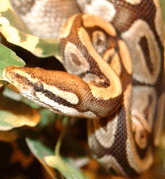
#> input picture Python.png, 165 x 179 px
$ python melt-fromcolor.py ../Python.png
#> lines starting #> are read from the running program, lines starting #| are printed output that depends on the picture
#!/usr/bin/python

from PIL import Image
from math import cos, pi
import sys
import random
import heapq
import itertools

if len(sys.argv) < 2:
    print("usage: "+sys.argv[0]+" filename.png")
    exit(1)

infile = sys.argv[1]
im = Image.open(infile).convert("RGB")
#> im is the input picture: PIL image 165x179 RGB; mean R, G, B 154.1, 120.1, 81.5
im.thumbnail((900,700)) # make sure dimensions are sane
h = im.size[1]
#> h = 179

#def metric(pix):
#    return pix[0]**2 - pix[1]**2 - pix[2]**2

extrema = []
for x in range(0, im.size[0]):
    if x%10==0: print(x, end=" ")
    sys.stdout.flush()

    local = []
    for y in range(0, im.size[1]):
        pix = im.getpixel((x, y))
        pixweight = pix[0]**2 - (pix[1]**2 + pix[2]**2)/2 #metric(pix)
        heapq.heappush(local, (-pixweight, (x, y)))
    extrema += heapq.nsmallest(10, local)
#> after the loop, extrema = 1650 items

extrema = sorted(extrema)[:-(len(extrema)//8)]
#> extrema = 1444 items
print("\n", len(extrema), "extrema collected and ordered!")
#|  1444 extrema collected and ordered!
print(" Sorting...")

for weight, extremum in extrema:
    #print(".", end="")
    #sys.stdout.flush()
    x = extremum[0]
    #y2 = extremum[1]
    #y1 = max(y2 - random.randint(1, h//3), 0)
    y1 = extremum[1]
    y2 = min(y1 + random.randint(1, h//34)**2, h)

    pixels = []
    for y in range(y1, y2):
        pixels.append(im.getpixel((x, y)))
    pixels.sort(key=lambda p : p[0]**2 + p[1]**2 + p[2]**2, reverse=False)

    for i, y in enumerate(range(y1, y2)):
        im.putpixel((x, y), pixels[i])
#> this loop made 1444 passes
#> (weight, x, y1, y2) on passes 1 to 3: (-49676, 4, 36, 52), (-49676, 5, 37, 53), (-49676, 7, 68, 69)
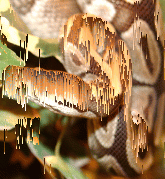
#> im: PIL image 165x179 RGB; mean R, G, B 154.1, 120.1, 81.5


outfile = ''.join(infile.split(".")[:-1]) + "_sorted.png"
im.save(outfile, "PNG")

print("\nFile saved:", outfile)

$ run again, on prettyshit.png
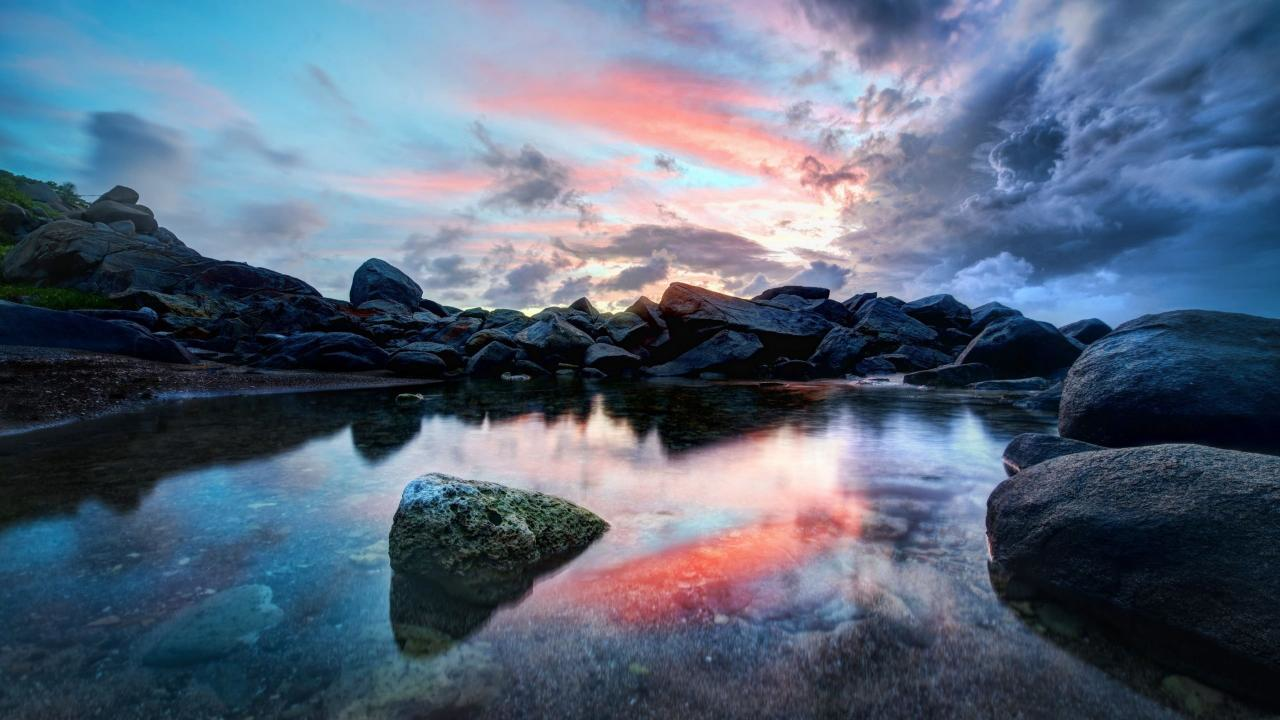
#> input picture prettyshit.png, 1280 x 720 px
#> im is the input picture: PIL image 1280x720 RGB; mean R, G, B 87.6, 102, 122.2
#> after the loop `for x in range(0, im.size[0]):`: extrema = 9000 items
#> `extrema = sorted(extrema)[:-(len(extrema)//8)]`: extrema = 7875 items
#|  7875 extrema collected and ordered!
#> the loop `for weight, extremum in extrema: #print(".", end="")` made 7875 passes
#> (weight, x, y1, y2) on passes 1 to 3: (-52803, 489, 396, 506), (-52788, 490, 396, 445), (-52400, 494, 398, 506)
#> after the loop `for weight, extremum in extrema:`:
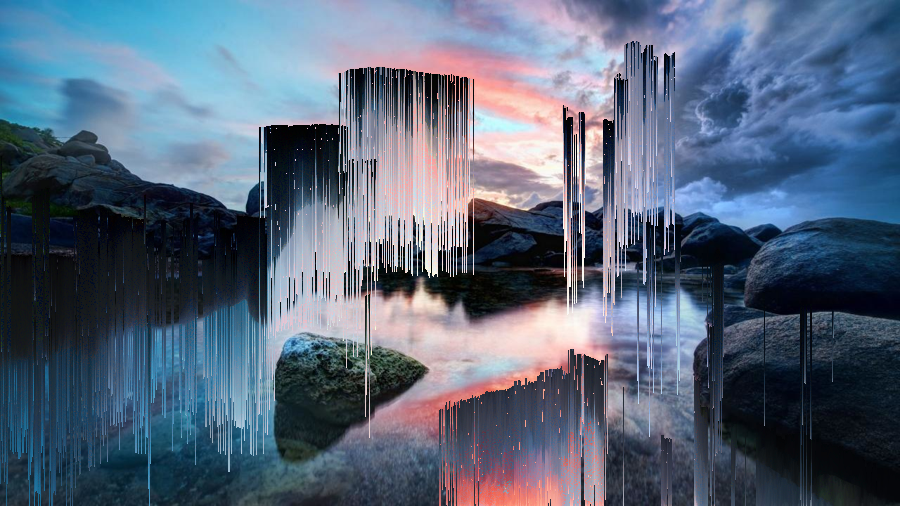
#> im: PIL image 900x506 RGB; mean R, G, B 87.6, 102, 122.2
